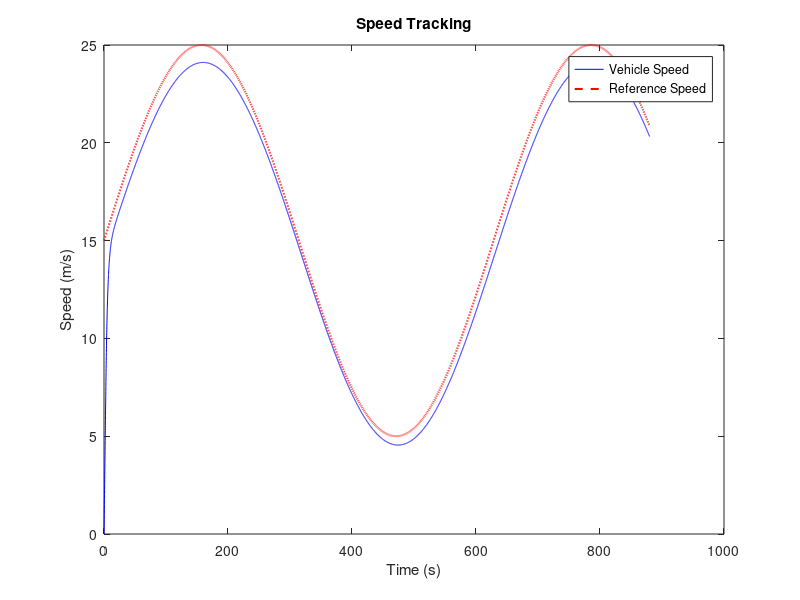
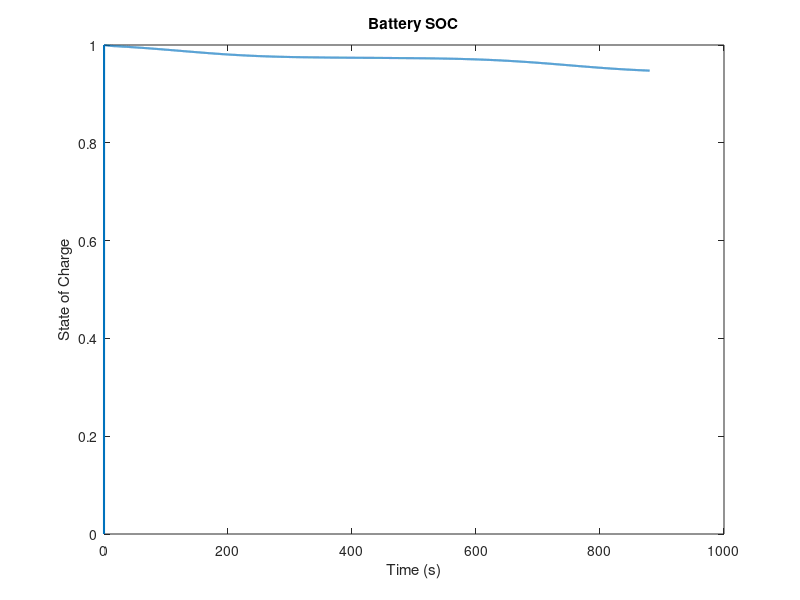
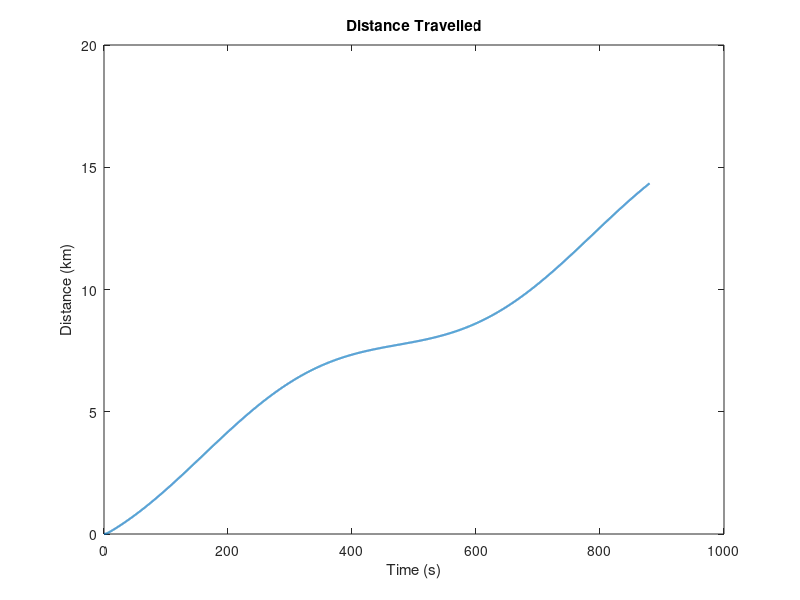

The MATLAB source for these figures, in order:
clc;
clear;
close all;

%% PARAMETERS

m = 1500;              % Vehicle mass (kg)
Cd = 0.29;             % Drag coefficient
A = 2.2;               % Frontal area (m^2)
rho = 1.2;             % Air density (kg/m^3)
Cr = 0.015;            % Rolling resistance coefficient
g = 9.81;              % Gravity (m/s^2)

Rw = 0.3;              % Wheel radius (m)
G = 9;                 % Gear ratio

V_batt = 300;          % Battery voltage (V)
Capacity_kWh = 30;     
Q = (Capacity_kWh*1000*3600)/V_batt;  % Battery capacity in Coulomb

SOC = 1;               % Initial SOC (100%)

%% SIMULATION SETTINGS

dt = 0.1;
t = 0:dt:880;          % 880 sec drive cycle
n = length(t);

v = zeros(1,n);        % Vehicle speed
a = zeros(1,n);        % Acceleration
I = zeros(1,n);        % Battery current
SOC_vec = zeros(1,n);  % SOC tracking
distance = zeros(1,n);

%% SIMPLE SPEED REFERENCE (example NEDC-like)

v_ref = 15 + 10*sin(0.01*t);

%% SIMULATION LOOP

for k = 2:n
    
    % Speed error
    error = v_ref(k-1) - v(k-1);
    
    % Simple proportional controller
    Kp = 500;
    F_trac = Kp * error;
    
    % Limit tractive force
    F_trac = max(min(F_trac, 4000), -3000);
    
    % Resistive forces
    F_drag = 0.5*rho*A*Cd*v(k-1)^2;
    F_roll = m*g*Cr;
    
    % Net force
    F_net = F_trac - F_drag - F_roll;
    
    % Acceleration
    a(k) = F_net/m;
    
    % Update speed
    v(k) = v(k-1) + a(k)*dt;
    
    % Prevent negative speed
    if v(k) < 0
        v(k) = 0;
    end
    
    % Motor torque
    T_motor = (F_trac * Rw) / G;
    
    % Power calculation
    P = F_trac * v(k);
    
    % Battery current
    I(k) = P / V_batt;
    
    % SOC update
    SOC = SOC - (I(k)*dt)/Q;
    SOC_vec(k) = SOC;
    
    % Distance
    distance(k) = distance(k-1) + v(k)*dt;
    
end

%% PLOTS

figure;
plot(t, v, 'b', t, v_ref, 'r--','LineWidth',1.5);
xlabel('Time (s)');
ylabel('Speed (m/s)');
legend('Vehicle Speed','Reference Speed');
title('Speed Tracking');

figure;
plot(t, SOC_vec,'LineWidth',1.5);
xlabel('Time (s)');
ylabel('State of Charge');
title('Battery SOC');

figure;
plot(t, distance/1000,'LineWidth',1.5);
xlabel('Time (s)');
ylabel('Distance (km)');
title('Distance Travelled');
